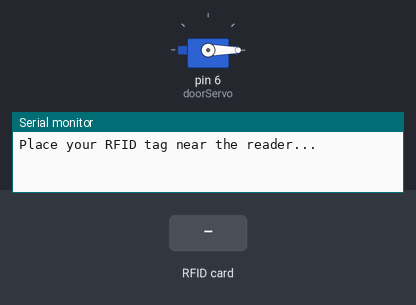
A sketch run on a simulated Arduino Uno, built with avr-gcc and run on an emulated ATmega328P. On the bench: servo, the last lines printed to the serial monitor. Inputs (shaded band) come from the test bench.

Above: at 1.2 s.
1.3 s: RFID card DE AD BE EF held to the reader
At 1.6 s:
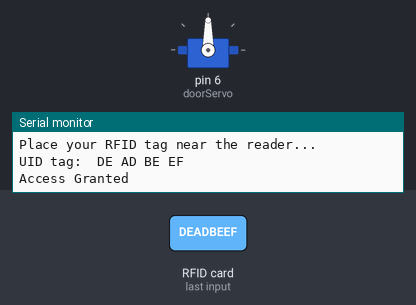
Timing chart, 0 to 7.8 s (numbered marks = the images above; inputs shaded):
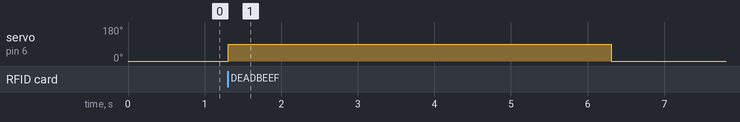

Measured:
- after the input at 1.3 s, servo on pin 6 (doorServo): 0° → 90° at once, → 0° 5.0 s later

The sketch:

RFID_Door_Lock.ino
```cpp
#include <SPI.h>
#include <MFRC522.h>
#include <Servo.h>

// Define pins for RFID
#define SS_PIN 10
#define RST_PIN 9

// Create MFRC522 instance
MFRC522 mfrc522(SS_PIN, RST_PIN);

// Create servo object
Servo doorServo;

// Registered RFID tags (example tags)
byte tag1[4] = {0xDE, 0xAD, 0xBE, 0xEF};
byte tag2[4] = {0xCA, 0xFE, 0xBA, 0xBE};
byte tag3[4] = {0xFE, 0xED, 0xFA, 0xCE};

void setup() {
  // Initialize serial communication
  Serial.begin(9600);

  // Initialize SPI bus
  SPI.begin();

  // Initialize MFRC522
  mfrc522.PCD_Init();

  // Attach servo to the defined pin
  doorServo.attach(6);

  // Initialize servo position (door locked)
  doorServo.write(0);

  Serial.println("Place your RFID tag near the reader...");
}

void loop() {
  // Look for new RFID cards
  if (!mfrc522.PICC_IsNewCardPresent()) {
    return;
  }

  // Select one of the RFID cards
  if (!mfrc522.PICC_ReadCardSerial()) {
    return;
  }

  // Print the UID of the card
  Serial.print("UID tag: ");
  for (byte i = 0; i < mfrc522.uid.size; i++) {
    Serial.print(mfrc522.uid.uidByte[i] < 0x10 ? " 0" : " ");
    Serial.print(mfrc522.uid.uidByte[i], HEX);
  }
  Serial.println();

  // Check if the UID matches any of the registered tags
  if (compareTag(mfrc522.uid.uidByte, tag1) ||
      compareTag(mfrc522.uid.uidByte, tag2) ||
      compareTag(mfrc522.uid.uidByte, tag3)) {
    Serial.println("Access Granted");
    doorServo.write(90); // Unlock door
    delay(5000); // Keep door unlocked for 5 seconds
    doorServo.write(0); // Lock door
  } else {
    Serial.println("Access Denied");
  }

  // Halt PICC
  mfrc522.PICC_HaltA();
}

// Function to compare the UID with a registered tag
bool compareTag(byte *uid, byte *tag) {
  for (byte i = 0; i < 4; i++) {
    if (uid[i] != tag[i]) {
      return false;
    }
  }
  return true;
}
```
